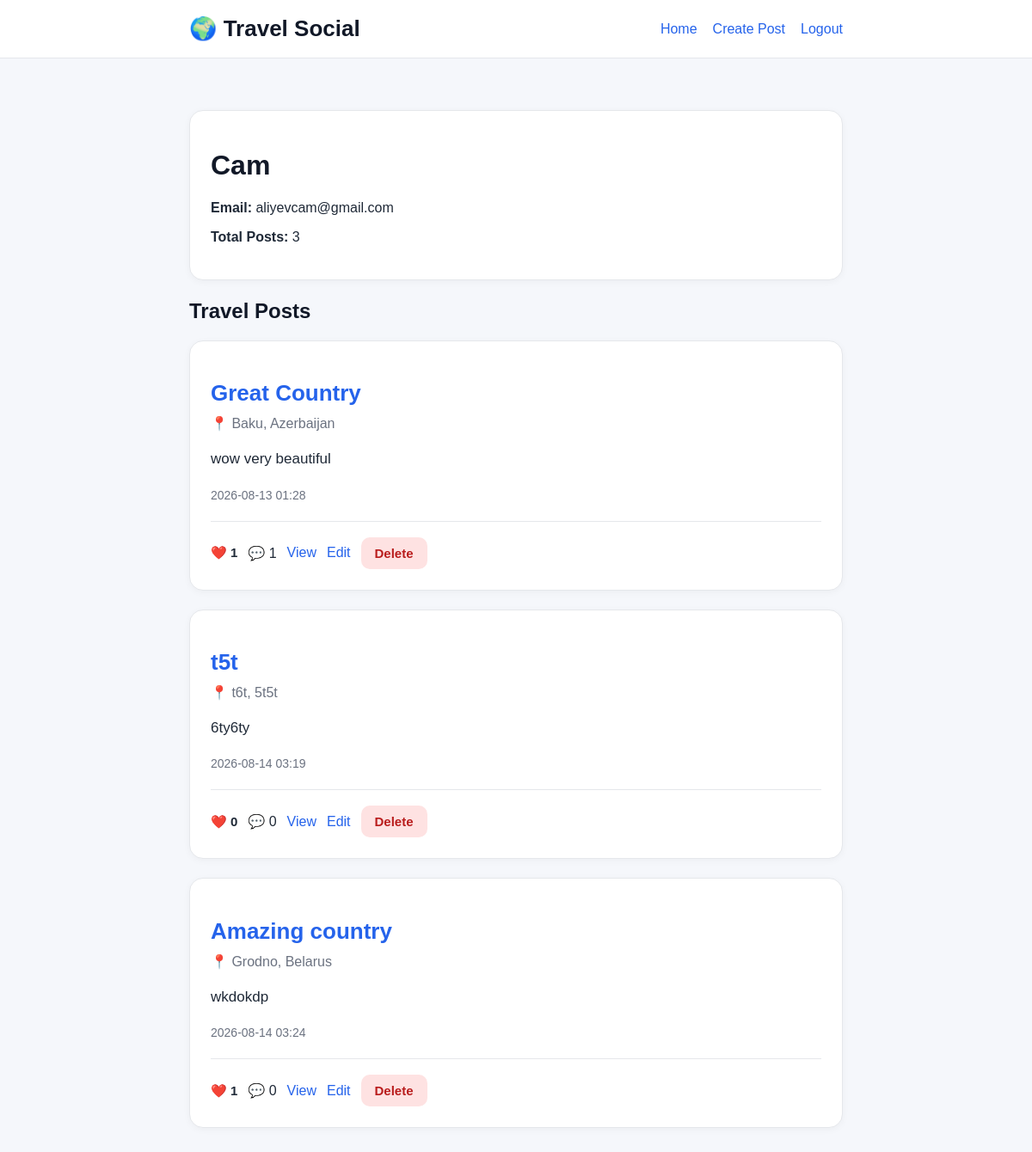
Page /profile/Cam (signed in) on the committed database.
### models.py (models this page shows, shortened)
class User(db.Model, UserMixin):
    id = db.Column(db.Integer, primary_key=True)
    username = db.Column(db.String(80), unique=True, nullable=False, index=True)
    email = db.Column(db.String(120), unique=True, nullable=False, index=True)
    password_hash = db.Column(db.String(200), nullable=False)
    posts = db.relationship('TravelPost', backref='author', lazy=True)
    comments = db.relationship('Comment', backref='author', lazy=True)
    likes = db.relationship('Like', backref='user', lazy=True)

class TravelPost(db.Model):
    id = db.Column(db.Integer, primary_key=True)
    title = db.Column(db.String(100), nullable=False)
    description = db.Column(db.Text, nullable=False)
    country = db.Column(db.String(50), nullable=False)
    city = db.Column(db.String(50), nullable=False)
    created_at = db.Column(db.DateTime, nullable=False, default=datetime.utcnow)
    user_id = db.Column(db.Integer, db.ForeignKey('user.id'), nullable=False)
    image_filename = db.Column(db.String(255), nullable=True)
    comments = db.relationship('Comment', backref='post', lazy=True, cascade="all, delete-orphan")
    likes = db.relationship('Like', backref='post', lazy=True, cascade="all, delete-orphan")

### routes.py (the view)
@app.route("/profile/<username>")
@login_required
def profile(username):
    user = User.query.filter_by(username=username).first_or_404()
    posts = user.posts
    return render_template("profile.html", user=user, posts=posts)

### models.py (called while the page is built)
@login_manager.user_loader
def load_user(user_id):
    return db.session.get(User, int(user_id))

### templates/profile.html (shortened to what this page needs)
<!DOCTYPE html>
<html lang="en">
<head>
    <link rel="stylesheet"
          href="{{ url_for('static', filename='style.css') }}">
</head>
<body>
<header class="site-header">
    <div class="site-header-inner">
        <div class="logo">
            🌍 Travel Social
        </div>
        <div class="nav-links">
            <a href="{{ url_for('home') }}">Home</a>
            <a href="{{ url_for('create_post') }}">Create Post</a>
            {% if current_user.is_authenticated %}
                <a href="{{ url_for('logout') }}">Logout</a>
            {% endif %}
        </div>
    </div>
</header>
<div class="container">
    <div class="post-card">
        <h1>{{ user.username }}</h1>
        <p>
            <strong>Email:</strong>
            {{ user.email }}
        </p>
        <p>
            <strong>Total Posts:</strong>
            {{ posts|length }}
        </p>
    </div>
    <h2>Travel Posts</h2>
    {% if posts %}
        {% for post in posts %}
            <div class="post-card">
                <h2 class="post-title">
                    <a href="{{ url_for('post_detail', post_id=post.id) }}">
                        {{ post.title }}
                    </a>
                </h2>
                <div class="post-location">
                    📍 {{ post.city }}, {{ post.country }}
                </div>
                <p class="post-description">
                    {{ post.description }}
                </p>
                <div class="post-meta">
                    {{ post.created_at.strftime("%Y-%m-%d %H:%M") }}
                </div>
                <div class="post-actions">
                    <span class="like-count">
                        ❤️ {{ post.likes|length }}
                    </span>
                    <span>
                        💬 {{ post.comments|length }}
                    </span>
                    <a href="{{ url_for('post_detail', post_id=post.id) }}">
                        View
                    </a>
                    {% if current_user.id == post.user_id %}
                        <a href="{{ url_for('edit_post', post_id=post.id) }}">
                            Edit
                        </a>
                        <form action="{{ url_for('delete_post', post_id=post.id) }}"
                              method="POST"
                              style="margin:0;padding:0;background:none;">
                            <button class="danger-button" type="submit">
                                Delete
                            </button>
                        </form>
                    {% endif %}
                </div>
            </div>
        {% endfor %}
    {% else %}
        <div class="post-card">
            <p>No posts yet.</p>
        </div>
    {% endif %}
</div>
</body>
</html>

### static/style.css (style rules this page uses)
body { font-family: Arial, Helvetica, sans-serif; background: #f5f7fb; margin: 0; color: #1f2937; }
.container { width: 92%; max-width: 760px; margin: 0 auto; padding: 30px 0 60px; }
h1, h2, h3 { color: #111827; }
a { color: #2563eb; text-decoration: none; }
.site-header { background: white; border-bottom: 1px solid #e5e7eb; padding: 18px 0; margin-bottom: 30px; }
.site-header-inner { width: 92%; max-width: 760px; margin: 0 auto; display: flex; justify-content: space-between; align-items: center; }
.logo { font-size: 26px; font-weight: 700; color: #111827; }
.nav-links { display: flex; gap: 18px; }
.post-card { background: white; border-radius: 16px; padding: 24px; margin-bottom: 22px; border: 1px solid #e5e7eb; box-shadow: 0 2px 8px rgba(0, 0, 0, 0.04); }
.post-title { font-size: 26px; margin-bottom: 10px; }
.post-location { color: #6b7280; margin-bottom: 18px; }
.post-description { font-size: 17px; line-height: 1.6; }
.post-meta { margin-top: 20px; color: #6b7280; font-size: 14px; }
.post-actions { display: flex; align-items: center; gap: 12px; margin-top: 22px; padding-top: 18px; border-top: 1px solid #e5e7eb; }
.like-count { font-size: 15px; font-weight: 600; }
button, input[type="submit"] { border: none; border-radius: 10px; padding: 10px 16px; font-size: 15px; font-weight: 600; cursor: pointer; }
.danger-button { background: #fee2e2; color: #b91c1c; }

### rows in the picture
User: username "Cam", email "aliyevcam@gmail.com"
TravelPost: title "Great Country", city "Baku", country "Azerbaijan", description "wow very beautiful", created_at "2026-08-13 01:28", likes|length "1", comments|length "1"
TravelPost: title "t5t", city "t6t", country "5t5t", description "6ty6ty", created_at "2026-08-14 03:19", likes|length "0", comments|length "0"
TravelPost: title "Amazing country", city "Grodno", country "Belarus", description "wkdokdp", created_at "2026-08-14 03:24", likes|length "1", comments|length "0"

### other values in the picture
{{ posts|length }} "3"
